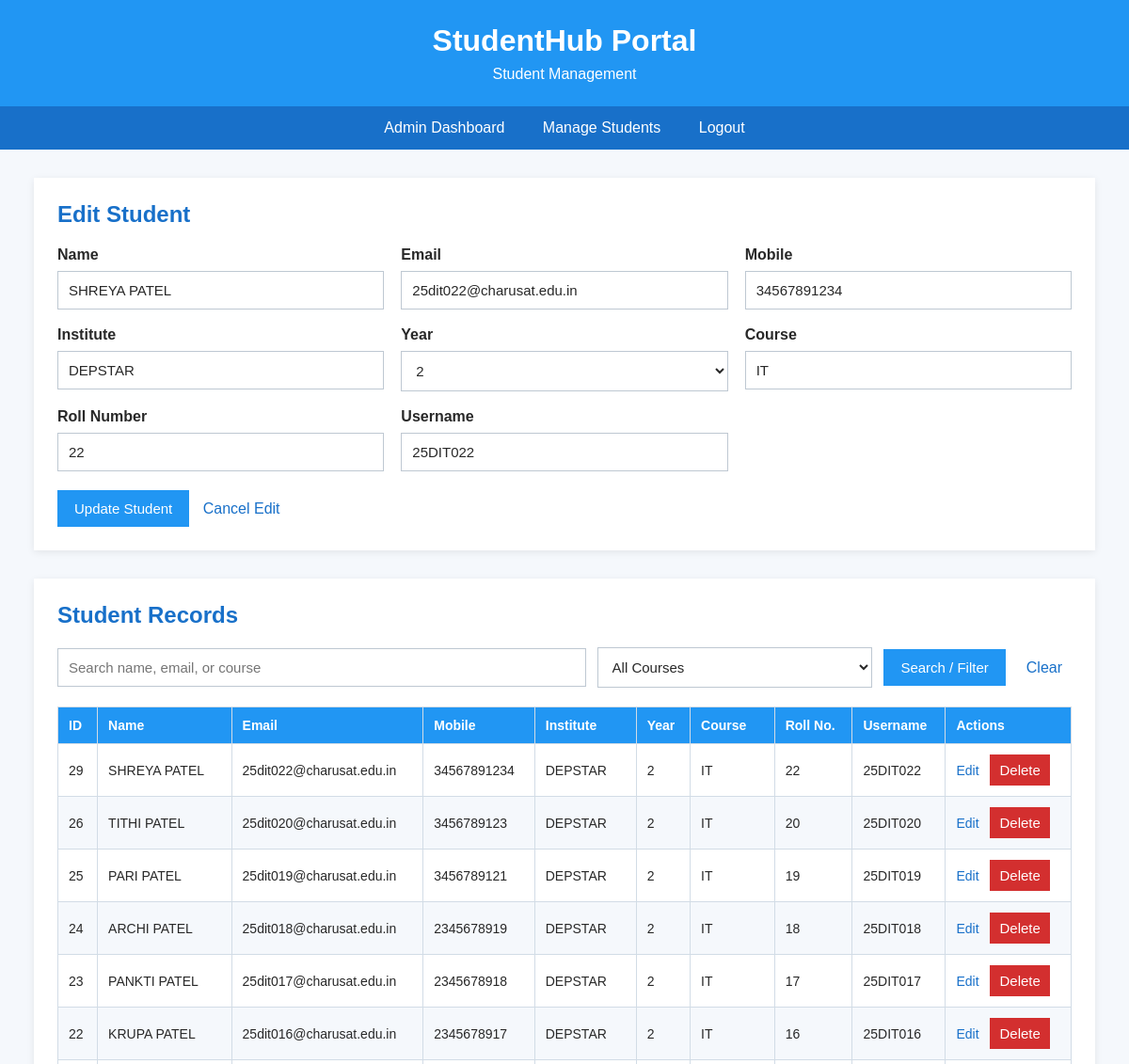
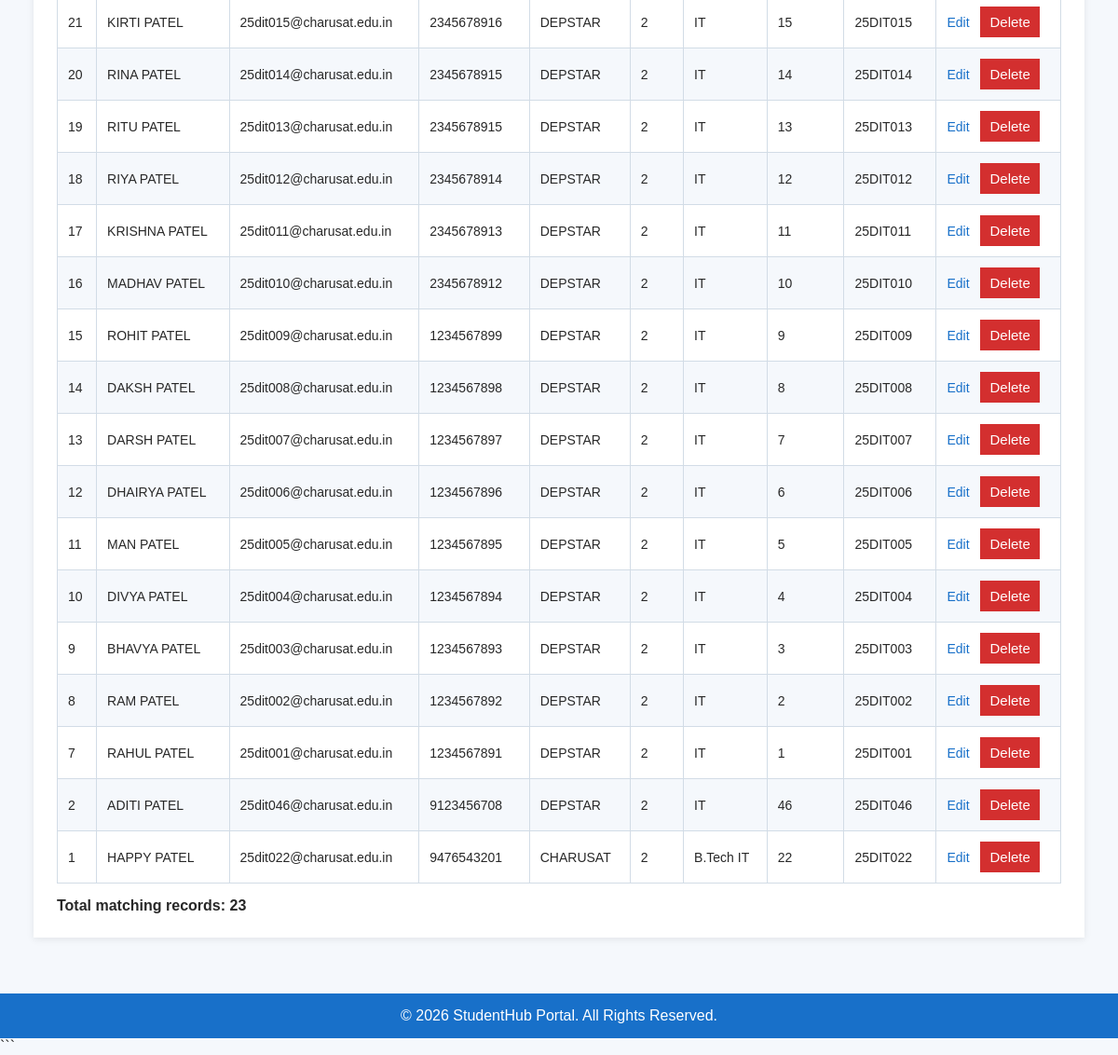
The app's page /manage_students.php?edit=29 (signed in) with its own data (2 pictures, top to bottom).
### tables this page shows
CREATE TABLE `students` (
  `id` int(11) NOT NULL,
  `name` varchar(100) NOT NULL,
  `email` varchar(150) NOT NULL,
  `mobile` varchar(15) NOT NULL,
  `institute` varchar(150) NOT NULL,
  `year` int(11) NOT NULL,
  `course` varchar(100) NOT NULL,
  `roll_no` int(30) NOT NULL,
  `username` varchar(50) NOT NULL,
  `password` varchar(255) NOT NULL,
  `role` varchar(20) NOT NULL DEFAULT 'student'
);

### manage_students.php (the view, shortened to what this page needs)
<?php
require_once __DIR__ . "/db.php";
$editStudent = null;
if (isset($_GET["edit"])) {
    $id = (int)$_GET["edit"];
    $stmt = mysqli_prepare(
        $conn,
        "SELECT * FROM students WHERE id=? AND role='student'"
    );
    mysqli_stmt_bind_param($stmt, "i", $id);
    mysqli_stmt_execute($stmt);
    $result = mysqli_stmt_get_result($stmt);
    $editStudent = mysqli_fetch_assoc($result);
}
$search = trim($_GET["search"] ?? "");
$sql = "SELECT id, name, email, mobile, institute, year, course,
               roll_no, username
        FROM students
        WHERE role='student'";
$sql .= " ORDER BY id DESC";
$stmt = mysqli_prepare($conn, $sql);
mysqli_stmt_execute($stmt);
$students = mysqli_stmt_get_result($stmt);
?>
<!DOCTYPE html>
<html lang="en">
<head>
    <link rel="stylesheet" href="manage_students.css">
</head>
<body>
<header>
    <h1>StudentHub Portal</h1>
    <p>Student Management</p>
</header>
<nav>
    <a href="admin.php">Admin Dashboard</a>
    <a href="manage_students.php">Manage Students</a>
    <a href="logout.php">Logout</a>
</nav>
<main>
    <section class="form-section">
        <h2><?= $editStudent ? "Edit Student" : "Add Student" ?></h2>
        <form method="POST" action="manage_students.php">
            <div class="form-grid">
                <label>Name
                    <input
                        type="text"
                        name="name"
                        required
                        value="<?= htmlspecialchars($editStudent["name"] ?? "") ?>"
                    >
                </label>
                <label>Email
                    <input
                        type="email"
                        name="email"
                        required
                        value="<?= htmlspecialchars($editStudent["email"] ?? "") ?>"
                    >
                </label>
                <label>Mobile
                    <input
                        type="text"
                        name="mobile"
                        required
                        value="<?= htmlspecialchars($editStudent["mobile"] ?? "") ?>"
                    >
                </label>
                <label>Institute
                    <input
                        type="text"
                        name="institute"
                        required
                        value="<?= htmlspecialchars($editStudent["institute"] ?? "") ?>"
                    >
                </label>
                <label>Year
                    <select name="year" required>
                        <?php foreach (["1", "2", "3", "4"] as $y): ?>
                            <option
                                value="<?= $y ?>"
                                <?= (string)($editStudent["year"] ?? "") === $y ? "selected" : "" ?>
                            >
                                <?= $y ?>
                            </option>
                        <?php endforeach; ?>
                    </select>
                </label>
                <label>Course
                    <input
                        type="text"
                        name="course"
                        required
                        value="<?= htmlspecialchars($editStudent["course"] ?? "") ?>"
                    >
                </label>
                <label>Roll Number
                    <input
                        type="text"
                        name="roll_no"
                        required
                        value="<?= htmlspecialchars($editStudent["roll_no"] ?? "") ?>"
                    >
                </label>
                <label>Username
                    <input
                        type="text"
                        name="username"
                        required
                        value="<?= htmlspecialchars($editStudent["username"] ?? "") ?>"
                    >
                </label>
            </div>
            <button type="submit">
                <?= $editStudent ? "Update Student" : "Add Student" ?>
            </button>
            <?php if ($editStudent): ?>
                <a class="cancel-link" href="manage_students.php">
                    Cancel Edit
                </a>
            <?php endif; ?>
        </form>
    </section>
    <section class="table-section">
        <h2>Student Records</h2>
        <form method="GET" action="manage_students.php" class="search-form">
            <input
                type="text"
                name="search"
                placeholder="Search name, email, or course"
                value="<?= htmlspecialchars($search) ?>"
            >
            <select name="course">
                <option value="">All Courses</option>
            </select>
            <button type="submit">Search / Filter</button>
            <a class="cancel-link" href="manage_students.php">
                Clear
            </a>
        </form>
        <div class="table-wrapper">
            <table>
                <thead>
                    <tr>
                        <th>ID</th>
                        <th>Name</th>
                        <th>Email</th>
                        <th>Mobile</th>
                        <th>Institute</th>
                        <th>Year</th>
                        <th>Course</th>
                        <th>Roll No.</th>
                        <th>Username</th>
                        <th>Actions</th>
                    </tr>
                </thead>
                <tbody>
                    <?php if (mysqli_num_rows($students) > 0): ?>
                        <?php while ($student = mysqli_fetch_assoc($students)): ?>
                            <tr>
                                <td><?= (int)$student["id"] ?></td>
                                <td><?= htmlspecialchars($student["name"]) ?></td>
                                <td><?= htmlspecialchars($student["email"]) ?></td>
                                <td><?= htmlspecialchars($student["mobile"]) ?></td>
                                <td><?= htmlspecialchars($student["institute"]) ?></td>
                                <td><?= htmlspecialchars($student["year"]) ?></td>
                                <td><?= htmlspecialchars($student["course"]) ?></td>
                                <td><?= htmlspecialchars($student["roll_no"]) ?></td>
                                <td><?= htmlspecialchars($student["username"]) ?></td>
                                <td class="actions">
                                    <a href="manage_students.php?edit=<?= (int)$student["id"] ?>">
                                        Edit
                                    </a>
                                    <form
                                        method="POST"
                                        action="manage_students.php"
                                        onsubmit="return confirm('Are you sure you want to delete this student?');"
                                    >
                                        <button type="submit" class="delete-button">
                                            Delete
                                        </button>
                                    </form>
                                </td>
                            </tr>
                        <?php endwhile; ?>
                    <?php else: ?>
                        <tr>
                            <td colspan="10">No student records found.</td>
                        </tr>
                    <?php endif; ?>
                </tbody>
            </table>
        </div>
        <p class="total">
            Total matching records: <?= mysqli_num_rows($students) ?>
        </p>
    </section>
</main>
<footer>
    <p>&copy; 2026 StudentHub Portal. All Rights Reserved.</p>
</footer>
</body>
</html>

### manage_students.css (style rules this page uses)
* { margin: 0; padding: 0; box-sizing: border-box; }
body { font-family: Arial, sans-serif; background-color: rgb(245, 248, 252); color: rgb(40, 40, 40); min-height: 100vh; display: flex; flex-direction: column; }
header { background-color: rgb(33, 150, 243); color: white; text-align: center; padding: 25px 15px; }
header h1 { margin-bottom: 8px; }
nav { background-color: rgb(24, 112, 201); padding: 14px; text-align: center; }
nav a { color: white; text-decoration: none; margin: 0 18px; font-size: 16px; }
main { width: 94%; max-width: 1400px; margin: 30px auto; flex: 1; }
.form-section, .table-section { background-color: white; padding: 25px; margin-bottom: 30px; box-shadow: 0 2px 8px rgba(0, 0, 0, 0.08); }
h2 { color: rgb(24, 112, 201); margin-bottom: 20px; }
.form-grid { display: grid; grid-template-columns: repeat(3, 1fr); gap: 18px; margin-bottom: 20px; }
.form-grid label { display: flex; flex-direction: column; gap: 8px; font-weight: bold; }
input, select { width: 100%; padding: 11px; border: 1px solid rgb(190, 200, 210); font-size: 15px; background-color: white; color: rgb(40, 40, 40); }
button { background-color: rgb(33, 150, 243); color: white; border: none; padding: 11px 18px; font-size: 15px; cursor: pointer; }
.search-form { display: flex; gap: 12px; margin-bottom: 20px; align-items: center; }
.search-form input { flex: 2; }
.search-form select { flex: 1; }
.cancel-link { color: rgb(24, 112, 201); text-decoration: none; display: inline-block; padding: 10px; }
.table-wrapper { width: 100%; overflow-x: auto; }
table { width: 100%; border-collapse: collapse; background-color: white; }
th, td { border: 1px solid rgb(210, 220, 230); padding: 11px; text-align: left; font-size: 14px; }
th { background-color: rgb(33, 150, 243); color: white; }
tbody tr:nth-child(even) { background-color: rgb(245, 248, 252); }
.actions { white-space: nowrap; }
.actions a { display: inline-block; color: rgb(24, 112, 201); margin-right: 8px; text-decoration: none; }
.actions form { display: inline-block; }
.delete-button { background-color: rgb(211, 47, 47); padding: 8px 10px; }
.total { margin-top: 15px; font-weight: bold; }
footer { background-color: rgb(24, 112, 201); color: white; text-align: center; padding: 15px; margin-top: auto; }

### records on screen
students: name "SHREYA PATEL", email "25dit022@charusat.edu.in", mobile "34567891234", institute "DEPSTAR", year "2", course "IT", roll_no "22", username "25DIT022", id "29"
students: id "26", name "TITHI PATEL", email "25dit020@charusat.edu.in", mobile "3456789123", institute "DEPSTAR", year "2", course "IT", roll_no "20", username "25DIT020"
students: id "25", name "PARI PATEL", email "25dit019@charusat.edu.in", mobile "3456789121", institute "DEPSTAR", year "2", course "IT", roll_no "19", username "25DIT019"
students: id "24", name "ARCHI PATEL", email "25dit018@charusat.edu.in", mobile "2345678919", institute "DEPSTAR", year "2", course "IT", roll_no "18", username "25DIT018"
students: id "23", name "PANKTI PATEL", email "25dit017@charusat.edu.in", mobile "2345678918", institute "DEPSTAR", year "2", course "IT", roll_no "17", username "25DIT017"
students: id "22", name "KRUPA PATEL", email "25dit016@charusat.edu.in", mobile "2345678917", institute "DEPSTAR", year "2", course "IT", roll_no "16", username "25DIT016"
students: id "21", name "KIRTI PATEL", email "25dit015@charusat.edu.in", mobile "2345678916", institute "DEPSTAR", year "2", course "IT", roll_no "15", username "25DIT015"
students: id "20", name "RINA PATEL", email "25dit014@charusat.edu.in", mobile "2345678915", institute "DEPSTAR", year "2", course "IT", roll_no "14", username "25DIT014"
students: id "19", name "RITU PATEL", email "25dit013@charusat.edu.in", mobile "2345678915", institute "DEPSTAR", year "2", course "IT", roll_no "13", username "25DIT013"
students: id "18", name "RIYA PATEL", email "25dit012@charusat.edu.in", mobile "2345678914", institute "DEPSTAR", year "2", course "IT", roll_no "12", username "25DIT012"
students: id "17", name "KRISHNA PATEL", email "25dit011@charusat.edu.in", mobile "2345678913", institute "DEPSTAR", year "2", course "IT", roll_no "11", username "25DIT011"
students: id "16", name "MADHAV PATEL", email "25dit010@charusat.edu.in", mobile "2345678912", institute "DEPSTAR", year "2", course "IT", roll_no "10", username "25DIT010"
students: id "15", name "ROHIT PATEL", email "25dit009@charusat.edu.in", mobile "1234567899", institute "DEPSTAR", year "2", course "IT", roll_no "9", username "25DIT009"
students: id "14", name "DAKSH PATEL", email "25dit008@charusat.edu.in", mobile "1234567898", institute "DEPSTAR", year "2", course "IT", roll_no "8", username "25DIT008"
students: id "13", name "DARSH PATEL", email "25dit007@charusat.edu.in", mobile "1234567897", institute "DEPSTAR", year "2", course "IT", roll_no "7", username "25DIT007"
students: id "12", name "DHAIRYA PATEL", email "25dit006@charusat.edu.in", mobile "1234567896", institute "DEPSTAR", year "2", course "IT", roll_no "6", username "25DIT006"
students: id "11", name "MAN PATEL", email "25dit005@charusat.edu.in", mobile "1234567895", institute "DEPSTAR", year "2", course "IT", roll_no "5", username "25DIT005"
students: id "10", name "DIVYA PATEL", email "25dit004@charusat.edu.in", mobile "1234567894", institute "DEPSTAR", year "2", course "IT", roll_no "4", username "25DIT004"
students: id "9", name "BHAVYA PATEL", email "25dit003@charusat.edu.in", mobile "1234567893", institute "DEPSTAR", year "2", course "IT", roll_no "3", username "25DIT003"
students: id "8", name "RAM PATEL", email "25dit002@charusat.edu.in", mobile "1234567892", institute "DEPSTAR", year "2", course "IT", roll_no "2", username "25DIT002"
students: id "7", name "RAHUL PATEL", email "25dit001@charusat.edu.in", mobile "1234567891", institute "DEPSTAR", year "2", course "IT", roll_no "1", username "25DIT001"
students: id "2", name "ADITI PATEL", email "25dit046@charusat.edu.in", mobile "9123456708", institute "DEPSTAR", year "2", course "IT", roll_no "46", username "25DIT046"
students: id "1", name "HAPPY PATEL", email "25dit022@charusat.edu.in", mobile "9476543201", institute "CHARUSAT", year "2", course "B.Tech IT", roll_no "22", username "25DIT022"

### other values on screen
mysqli_num_rows($students) "23"
